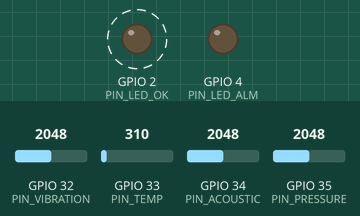
A sketch run on a simulated ESP32. On the bench: output pins drawn as LEDs (lit = HIGH). Dashed ring = blinking. Inputs (shaded band) come from the test bench; at power-on: GPIO 32 (PIN_VIBRATION) = 2048, GPIO 33 (PIN_TEMP) = 310, GPIO 34 (PIN_ACOUSTIC) = 2048, GPIO 35 (PIN_PRESSURE) = 2048 (analog values on the 0–4095 scale). What the sketch prints to the serial monitor is not drawn.

Above: at 0.1 s.
Timing chart, 0 to 3.0 s (numbered marks = the images above):
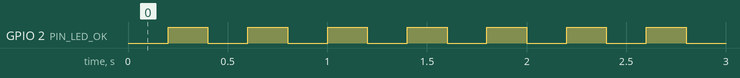

Measured:
- by itself, GPIO 2 (PIN_LED_OK): alternates HIGH for 0.20 s and LOW for 0.20 s, 49 changes in all, then stays HIGH

The sketch:

edge_node.ino
```cpp
/**
 * AXON MSME Predictive Maintenance — Edge Node Firmware
 * Platform: ESP32 (Arduino core)
 * Function: Reads acoustic, pressure, vibration & temperature sensors on
 *           an MSME compressor. Computes dynamic baseline (online mean + variance)
 *           and broadcasts telemetry packets via ESP-NOW offline mesh.
 */

#include <esp_now.h>
#include <WiFi.h>

// -----------------------------------------------------------------------------
// Pin Definitions
// -----------------------------------------------------------------------------
#define PIN_ACOUSTIC   34  // ADC1_CH6 (Acoustic emission / ultrasonic flutter)
#define PIN_PRESSURE   35  // ADC1_CH7 (0-16 bar piezoresistive transducer)
#define PIN_VIBRATION  32  // ADC1_CH4 (Piezo/accelerometer analog envelope)
#define PIN_TEMP       33  // ADC1_CH5 (NTC / LM35 / DS18B20 analog proxy)
#define PIN_LED_OK      2  // Built-in status LED (Heartbeat / calibration)
#define PIN_LED_ALM     4  // Anomaly alert LED

// -----------------------------------------------------------------------------
// ESP-NOW Mesh Configuration
// -----------------------------------------------------------------------------
// Gateway MAC address (replace with target gateway hub MAC)
uint8_t gw_mac[] = { 0x24, 0x6F, 0x28, 0xAA, 0xBB, 0xCC };

typedef struct __attribute__((packed)) {
  char     node_id[8];     // "COMP_01"
  uint32_t uptime_ms;      // Node uptime
  float    acoustic;       // Normalized acoustic score (0.0 - 1.0)
  float    pressure;       // Gauge pressure (bar)
  float    vib_rms;        // Vibration RMS (mm/s)
  float    temp_c;         // Temperature (deg C)
  uint8_t  anomaly;        // 0 = Normal, 1 = Warning, 2 = Critical
} NodePacket;

NodePacket pkt;

// -----------------------------------------------------------------------------
// Dynamic Baseline Calibration (Welford's Online Algorithm)
// -----------------------------------------------------------------------------
struct Baseline {
  uint32_t count;
  float    mean;
  float    m2;
  float    std;
  float    upper;
};

Baseline b_ac = { 0, 0.0f, 0.0f, 0.05f, 0.25f };
Baseline b_vb = { 0, 0.0f, 0.0f, 0.15f, 1.80f };

const float K_SIGMA = 3.0f;          // 3-sigma dynamic threshold
bool  calibrated   = false;
const uint16_t CALIB_SAMPLES = 100; // 10 s @ 10 Hz

void update_baseline(Baseline &b, float val) {
  b.count++;
  float d1 = val - b.mean;
  b.mean += d1 / b.count;
  float d2 = val - b.mean;
  b.m2 += d1 * d2;
  if (b.count > 1) {
    b.std = sqrtf(b.m2 / (b.count - 1));
    b.upper = b.mean + K_SIGMA * b.std;
  }
}

// -----------------------------------------------------------------------------
// Sensor Read Helpers
// -----------------------------------------------------------------------------
float read_acoustic() {
  int raw = analogRead(PIN_ACOUSTIC);
  return (float)raw / 4095.0f; // Normalized 0-1
}

float read_pressure() {
  // Standard 0.5V - 4.5V transducer scaled to 0-16 bar (with 3.3V divider)
  int raw = analogRead(PIN_PRESSURE);
  float v = (raw / 4095.0f) * 3.3f;
  float bar = (v - 0.33f) * (16.0f / (2.97f - 0.33f));
  return bar < 0.0f ? 0.0f : bar;
}

float read_vibration() {
  int raw = analogRead(PIN_VIBRATION);
  return (raw / 4095.0f) * 7.0f; // Scale to 0-7 mm/s RMS
}

float read_temp() {
  int raw = analogRead(PIN_TEMP);
  return 20.0f + (raw / 4095.0f) * 70.0f; // 20 C to 90 C
}

// -----------------------------------------------------------------------------
// Setup & Loop
// -----------------------------------------------------------------------------
void setup() {
  Serial.begin(115200);
  pinMode(PIN_LED_OK, OUTPUT);
  pinMode(PIN_LED_ALM, OUTPUT);
  analogReadResolution(12);

  // Initialize Wi-Fi in Station mode for ESP-NOW (no AP connection needed)
  WiFi.mode(WIFI_STA);
  WiFi.disconnect();

  if (esp_now_init() != ESP_OK) {
    Serial.println("[ERR] ESP-NOW init failed");
    return;
  }

  // Register peer gateway
  esp_now_peer_info_t peer;
  memset(&peer, 0, sizeof(peer));
  memcpy(peer.peer_addr, gw_mac, 6);
  peer.channel = 1;
  peer.encrypt = false;
  esp_now_add_peer(&peer);

  strncpy(pkt.node_id, "COMP_01", sizeof(pkt.node_id));
  Serial.println("[OK] AXON Edge Node initialized. Calibrating baseline (10s)...");
}

uint32_t last_tick = 0;
uint32_t last_tx   = 0;
uint8_t  persist   = 0;

void loop() {
  uint32_t now = millis();

  // 10 Hz sampling tick (100 ms)
  if (now - last_tick >= 100) {
    last_tick = now;

    float ac = read_acoustic();
    float pr = read_pressure();
    float vb = read_vibration();
    float tp = read_temp();

    // 10-second initial calibration window
    if (!calibrated) {
      update_baseline(b_ac, ac);
      update_baseline(b_vb, vb);
      digitalWrite(PIN_LED_OK, (now / 200) % 2); // Fast blink during calib

      if (b_ac.count >= CALIB_SAMPLES) {
        calibrated = true;
        digitalWrite(PIN_LED_OK, HIGH);
        Serial.printf("[CALIB DONE] Acoustic lim: %.3f, Vib lim: %.2f mm/s\n", b_ac.upper, b_vb.upper);
      }
      return;
    }

    // Dynamic threshold detection
    bool breach = (ac > b_ac.upper) || (vb > b_vb.upper);
    if (breach) {
      persist++;
      if (persist >= 3) {
        pkt.anomaly = (ac > b_ac.upper * 1.4f || vb > b_vb.upper * 1.5f) ? 2 : 1;
        digitalWrite(PIN_LED_ALM, HIGH);
      }
    } else {
      persist = 0;
      pkt.anomaly = 0;
      digitalWrite(PIN_LED_ALM, LOW);
    }

    pkt.uptime_ms = now;
    pkt.acoustic  = ac;
    pkt.pressure  = pr;
    pkt.vib_rms   = vb;
    pkt.temp_c    = tp;

    // Transmit: immediately on anomaly, or every 2 seconds as heartbeat
    if (pkt.anomaly > 0 || (now - last_tx >= 2000)) {
      last_tx = now;
      esp_now_send(gw_mac, (uint8_t *)&pkt, sizeof(pkt));
      Serial.printf("[TX] ac=%.2f pr=%.1f vb=%.2f tp=%.1f alm=%d\n", ac, pr, vb, tp, pkt.anomaly);
    }
  }
}
```
